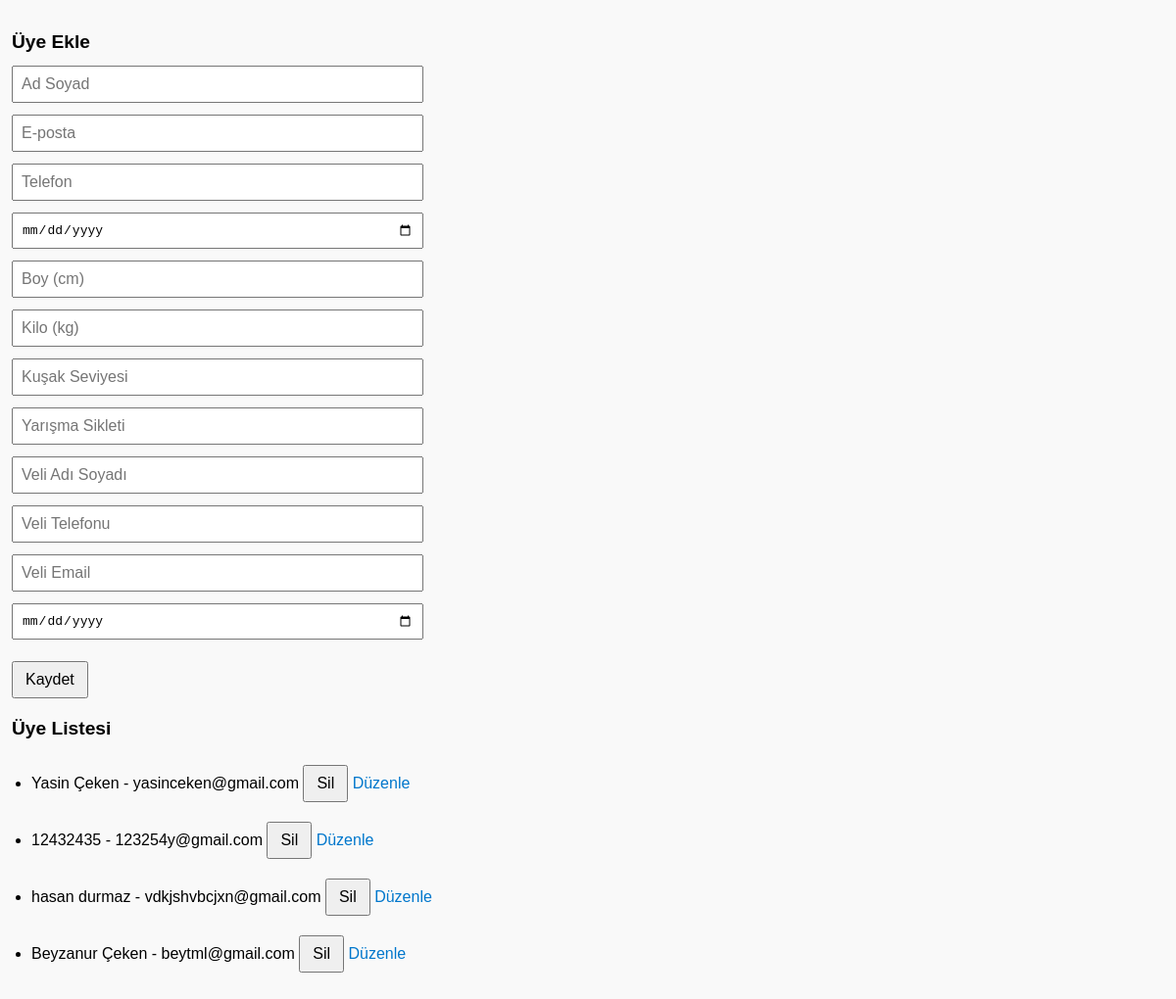
/members (signed in), run on the app's committed database.
### tables this page shows
CREATE TABLE members (
    id INTEGER PRIMARY KEY AUTOINCREMENT,
    name TEXT NOT NULL,
    email TEXT,
    phone TEXT,
    join_date TEXT
, birth_date TEXT, height REAL, weight REAL, belt_level TEXT, weight_category TEXT, parent_name TEXT, parent_phone TEXT, parent_email TEXT, registration_date TEXT, trainer_id INTEGER);

### app.py (the view)
@app.route('/members')
def show_members():
    if 'user_id' not in session:
        return redirect('/login')
    conn = get_db_connection()
    if session['role'] == 'trainer':
        members = conn.execute('SELECT * FROM members WHERE trainer_id = ?', (session['user_id'],)).fetchall()
    else:
        members = conn.execute('SELECT * FROM members').fetchall()
    conn.close()
    return render_template('index.html', members=members)

### app.py (called while the page is built)
def get_db_connection():
    conn = sqlite3.connect('database.db')
    conn.row_factory = sqlite3.Row
    return conn

### templates/index.html (shortened to what this page needs)
<!DOCTYPE html>
<html>
<head>
</head>
<body>
    <h1>Üye Ekle</h1>
    <form action="/add" method="POST">
        <input type="text" name="name" placeholder="Ad Soyad" required><br>
        <input type="email" name="email" placeholder="E-posta"><br>
        <input type="text" name="phone" placeholder="Telefon"><br>
        <input type="date" name="birth_date" placeholder="Doğum Tarihi"><br>
        <input type="number" step="0.01" name="height" placeholder="Boy (cm)"><br>
        <input type="number" step="0.01" name="weight" placeholder="Kilo (kg)"><br>
        <input type="text" name="belt_level" placeholder="Kuşak Seviyesi"><br>
        <input type="text" name="weight_category" placeholder="Yarışma Sikleti"><br>
        <input type="text" name="parent_name" placeholder="Veli Adı Soyadı"><br>
        <input type="text" name="parent_phone" placeholder="Veli Telefonu"><br>
        <input type="email" name="parent_email" placeholder="Veli Email"><br>
        <input type="date" name="registration_date" placeholder="Kayıt Tarihi"><br>
        <button type="submit">Kaydet</button>
    </form>
    <h2>Üye Listesi</h2>
    <ul>
    {% for member in members %}
        <li>
            {{ member['name'] }} - {{ member['email'] }}
            <form action="/delete_member/{{ member['id'] }}" method="POST" style="display:inline;">
                <button type="submit">Sil</button>
            </form>
            <a href="/edit_member/{{ member['id'] }}">Düzenle</a>
        </li>
    {% endfor %}
</ul>
</body>
</html>

### templates/index.html (style rules this page uses)
body { font-family: sans-serif; padding: 12px; margin: 0; background-color: #f9f9f9; }
h1, h2, h3 { font-size: 1.2em; margin-top: 20px; }
ul { padding-left: 20px; }
li { margin-bottom: 10px; line-height: 1.4; }
a { display: inline-block; margin-right: 10px; color: #0077cc; text-decoration: none; }
button { padding: 8px 12px; font-size: 1em; margin-top: 10px; }
input, textarea, select { width: 100%; max-width: 400px; padding: 8px; margin-bottom: 12px; font-size: 1em; }

### data on the page
members: name "Yasin Çeken", email "yasinceken@gmail.com"
members: name "12432435", email "123254y@gmail.com"
members: name "hasan durmaz", email "vdkjshvbcjxn@gmail.com"
members: name "Beyzanur Çeken", email "beytml@gmail.com"
